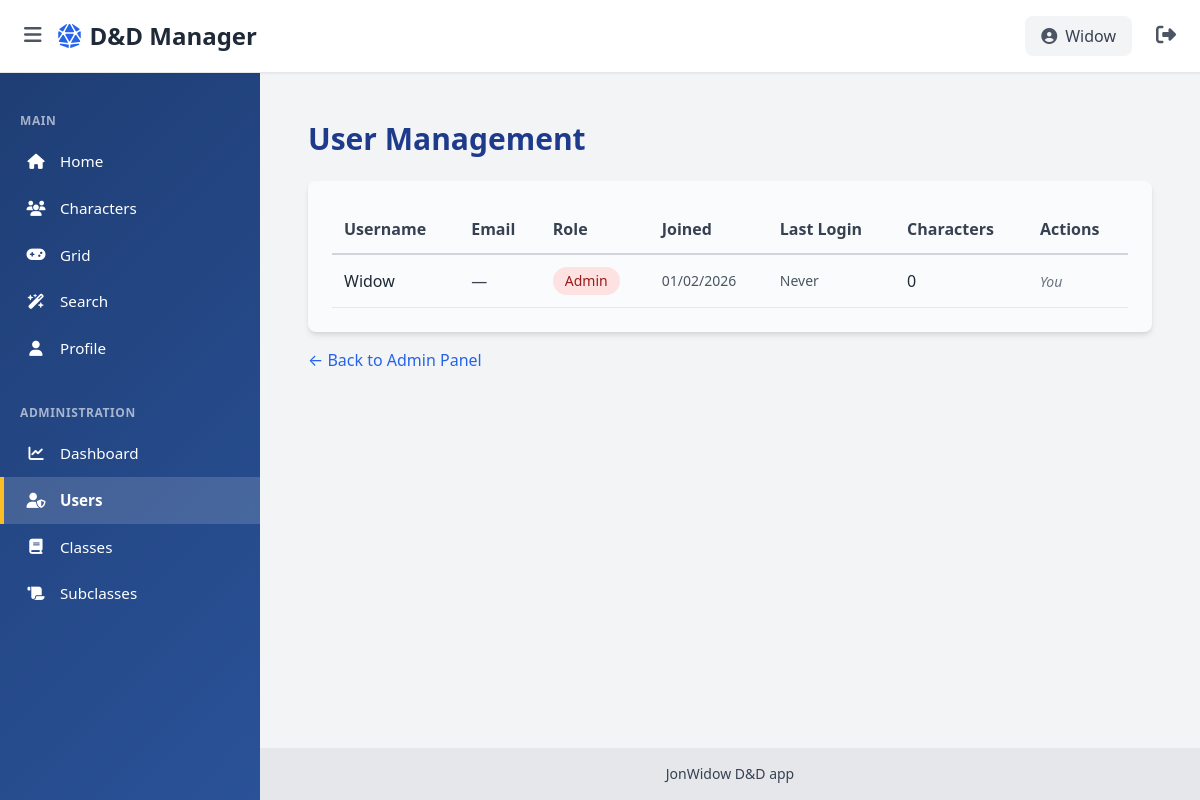
The app's page /admin/users (signed in) with its own data.
### app/models/user.py (models this page shows, shortened)
class User(UserMixin, db.Model):
    __tablename__ = 'user'
    id = db.Column(db.Integer, primary_key=True)
    username = db.Column(db.String(80), unique=True, nullable=False, index=True)
    password_hash = db.Column(db.String(200), nullable=False)
    email = db.Column(db.String(120), unique=True, nullable=True, index=True)
    is_admin = db.Column(db.Boolean, default=False)
    created_at = db.Column(db.DateTime, default=datetime.utcnow)
    last_login = db.Column(db.DateTime)
    theme_preference = db.Column(db.String(20), default='light')  # 'light' or 'dark'
    characters = db.relationship("Character", backref="owner", lazy=True, cascade="all, delete-orphan")

### app/__init__.py (the view, shortened to what this page needs)
@app.route('/admin/users', methods=['GET', 'POST'])
@login_required
def admin_users():
    _require_admin()
    page = request.args.get('page', 1, type=int)
    users = User.query.paginate(page=page, per_page=20)
    return render_template('admin_users.html', users=users)

### app/__init__.py (called while the page is built)
@login_manager.user_loader
def load_user(user_id):
    return User.query.get(int(user_id))

def _require_admin():
    if not current_user.is_authenticated or not current_user.is_admin:
        abort(403)

### app/templates/admin_users.html (shortened to what this page needs)
{% extends "base.html" %}
{% block content %}
<div class="max-w-6xl mx-auto p-6">
    <h1 class="text-3xl font-bold text-blue-800 mb-6">User Management</h1>
    <div class="rounded-lg shadow-md p-6" style="background-color: #fafbfc;">
        <div class="overflow-x-auto">
            <table class="w-full">
                <thead>
                    <tr class="border-b-2 border-gray-300">
                        <th class="text-left p-3 font-semibold text-gray-700">Username</th>
                        <th class="text-left p-3 font-semibold text-gray-700">Email</th>
                        <th class="text-left p-3 font-semibold text-gray-700">Role</th>
                        <th class="text-left p-3 font-semibold text-gray-700">Joined</th>
                        <th class="text-left p-3 font-semibold text-gray-700">Last Login</th>
                        <th class="text-left p-3 font-semibold text-gray-700">Characters</th>
                        <th class="text-left p-3 font-semibold text-gray-700">Actions</th>
                    </tr>
                </thead>
                <tbody>
                    {% for user in users.items %}
                    <tr class="border-b border-gray-200 hover:bg-blue-50 transition">
                        <td class="p-3 font-medium text-gray-800">{{ user.username }}</td>
                        <td class="p-3 text-gray-700">{{ user.email or '—' }}</td>
                        <td class="p-3">
                            {% if user.is_admin %}
                                <span class="inline-block bg-red-100 text-red-800 px-3 py-1 rounded-full text-sm font-medium">Admin</span>
                            {% else %}
                                <span class="inline-block bg-gray-100 text-gray-800 px-3 py-1 rounded-full text-sm font-medium">User</span>
                            {% endif %}
                        </td>
                        <td class="p-3 text-sm text-gray-600">
                            {% if user.created_at %}
                                {{ user.created_at.strftime('%m/%d/%Y') }}
                            {% else %}
                                Unknown
                            {% endif %}
                        </td>
                        <td class="p-3 text-sm text-gray-600">
                            {% if user.last_login %}
                                {{ user.last_login.strftime('%m/%d/%Y %H:%M') }}
                            {% else %}
                                Never
                            {% endif %}
                        </td>
                        <td class="p-3 font-medium text-gray-800">{{ user.characters|length }}</td>
                        <td class="p-3 space-x-2">
                            {% if user.id != current_user.id %}
                                <form method="POST" style="display: inline;">
                                    <input type="hidden" name="action" value="toggle_admin">
                                    <input type="hidden" name="user_id" value="{{ user.id }}">
                                    <button type="submit" class="px-3 py-1 text-sm rounded {% if user.is_admin %}bg-blue-100 text-blue-800 hover:bg-blue-200{% else %}bg-gray-100 text-gray-800 hover:bg-gray-200{% endif %}">
                                        {% if user.is_admin %}Revoke Admin{% else %}Make Admin{% endif %}
                                    </button>
                                </form>
                                <form method="POST" style="display: inline;" onclick="return confirm('Reset password to TempPass123!?');">
                                    <input type="hidden" name="action" value="reset_password">
                                    <input type="hidden" name="user_id" value="{{ user.id }}">
                                    <button type="submit" class="px-3 py-1 text-sm rounded bg-yellow-100 text-yellow-800 hover:bg-yellow-200">
                                        Reset Pass
                                    </button>
                                </form>
                            {% else %}
                                <span class="text-gray-500 text-sm italic">You</span>
                            {% endif %}
                        </td>
                    </tr>
                    {% endfor %}
                </tbody>
            </table>
        </div>
    </div>
    <div class="mt-4">
        <a href="{{ url_for('admin_index') }}" class="text-blue-600 hover:underline">← Back to Admin Panel</a>
    </div>
</div>
{% endblock %}

### app/templates/base.html (shortened to what this page needs)
<!DOCTYPE html>
<html lang="en">
<head>
    <link href="https://cdn.jsdelivr.net/npm/tailwindcss@2.2.19/dist/tailwind.min.css" rel="stylesheet">
    <link rel="stylesheet" href="https://cdnjs.cloudflare.com/ajax/libs/font-awesome/6.4.0/css/all.min.css">
</head>
<body class="bg-gray-100 min-h-screen flex flex-col">
    <aside id="sidebar" class="sidebar">
        <nav class="py-4">
            {% if current_user.is_authenticated %}
                <div class="nav-section-title">Main</div>
                <a href="{{ url_for('home') }}" class="nav-item {% if request.endpoint == 'home' %}active{% endif %}">
                    <i class="fas fa-home"></i>
                    <span>Home</span>
                </a>
                <a href="{{ url_for('characters') }}" class="nav-item {% if request.endpoint == 'characters' %}active{% endif %}">
                    <i class="fas fa-users"></i>
                    <span>Characters</span>
                </a>
                <a href="{{ url_for('grid.grid_view', code='test') }}" class="nav-item {% if request.endpoint == 'grid.grid_view' %}active{% endif %}">
                    <i class="fas fa-gamepad"></i>
                    <span>Grid</span>
                </a>
                <a href="{{ url_for('search_page') }}" class="nav-item {% if request.endpoint == 'search_page' %}active{% endif %}">
                    <i class="fas fa-wand-magic-sparkles"></i>
                    <span>Search</span>
                </a>
                <a href="{{ url_for('user_profile') }}" class="nav-item {% if request.endpoint == 'user_profile' %}active{% endif %}">
                    <i class="fas fa-user"></i>
                    <span>Profile</span>
                </a>
                {% if current_user.is_admin %}
                    <div class="nav-section-title mt-4">Administration</div>
                    <a href="{{ url_for('admin_index') }}" class="nav-item {% if request.endpoint == 'admin_index' %}active{% endif %}">
                        <i class="fas fa-chart-line"></i>
                        <span>Dashboard</span>
                    </a>
                    <a href="{{ url_for('admin_users') }}" class="nav-item {% if request.endpoint == 'admin_users' %}active{% endif %}">
                        <i class="fas fa-user-shield"></i>
                        <span>Users</span>
                    </a>
                    <a href="{{ url_for('admin_classes') }}" class="nav-item {% if request.endpoint == 'admin_classes' %}active{% endif %}">
                        <i class="fas fa-book"></i>
                        <span>Classes</span>
                    </a>
                    <a href="{{ url_for('admin_subclasses') }}" class="nav-item {% if request.endpoint == 'admin_subclasses' %}active{% endif %}">
                        <i class="fas fa-scroll"></i>
                        <span>Subclasses</span>
                    </a>
                {% endif %}
            {% endif %}
        </nav>
    </aside>
    <header class="sticky top-0 z-50 bg-white border-b border-gray-200 shadow-sm">
        <div class="flex justify-between items-center p-4">
            <div class="flex items-center gap-2">
                <button id="sidebarToggle" class="sidebar-toggle p-2 hover:bg-gray-100 rounded-lg text-gray-600 hover:text-gray-900 transition">
                    <i class="fas fa-bars text-xl"></i>
                </button>
                <h1 class="text-2xl font-bold text-gray-800 hidden sm:block">
                    <i class="fas fa-dice-d20 text-blue-600 mr-2"></i>D&D Manager
                </h1>
            </div>
            {% if current_user.is_authenticated %}
                <div class="flex items-center gap-4">
                    <div class="flex items-center gap-2 px-4 py-2 bg-gray-100 rounded-lg">
                        <i class="fas fa-user-circle text-gray-600"></i>
                        <span class="text-gray-700 font-medium">{{ current_user.username }}</span>
                    </div>
                    <form method="POST" action="{{ url_for('logout') }}" style="display:inline;">
                        <button type="submit" class="p-2 hover:bg-gray-100 rounded-lg text-gray-600 hover:text-gray-900 transition">
                            <i class="fas fa-sign-out-alt text-xl"></i>
                        </button>
                    </form>
                </div>
            {% endif %}
        </div>
    </header>
    <main class="main-content flex-1 p-6">
        {% block content %}{% endblock %}
    </main>
    <footer class="main-content bg-gray-200 text-gray-700 p-4 text-center text-sm">
        JonWidow D&D app
    </footer>
</body>
</html>

### app/templates/base.html (style rules this page uses)
body { background-color: #f8f9fa; }
.sidebar { position: fixed; left: 0; top: 0; width: 260px; height: 100vh; background: linear-gradient(135deg, #1e3c72 0%, #2a5298 100%); color: white; overflow-y: auto; transition: transform 0.3s ease; z-index: 40; padding-top: 80px; transform: translateX(0); }
.sidebar-toggle { display: block; }
@media (min-width: 768px) { .sidebar { width: 260px; transform: translateX(0) !important; } }
@media (min-width: 768px) { .main-content { margin-left: 260px; } }
.main-content { transition: margin-left 0.3s ease; }
.nav-item { display: flex; align-items: center; padding: 12px 20px; text-white; text-decoration: none; transition: all 0.2s ease; border-left: 4px solid transparent; font-size: 0.95rem; }
.nav-item.active { background-color: rgba(255, 255, 255, 0.15); border-left-color: #fbbf24; font-weight: 600; }
.nav-item i { width: 24px; margin-right: 12px; text-align: center; }
.nav-section-title { padding: 16px 20px 8px; font-size: 0.75rem; font-weight: 700; text-transform: uppercase; color: rgba(255, 255, 255, 0.6); letter-spacing: 0.05em; }
.text-blue-800 { color: #1E3A8A; }
.bg-red-100 { background-color: #FEE2E2; }
.text-red-800 { color: #991B1B; }

### records on screen
User: username "Widow", email "—", is_admin "Admin", created_at "01/02/2026", shows "Never", characters|length "0", shows "You"
